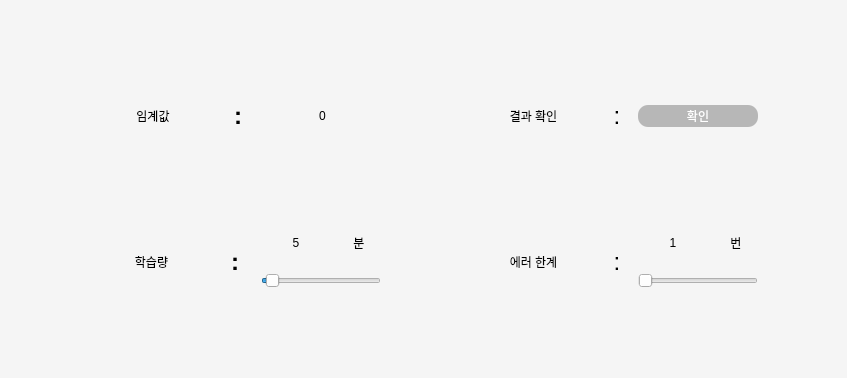
      <widget class="QWidget" name="setting_tab">
       <property name="styleSheet">
        <string notr="true">background-color: rgb(245, 245, 245);</string>
       </property>
       <attribute name="title">
        <string>환경설정</string>
       </attribute>
       <layout class="QGridLayout" name="gridLayout_5">
        <item row="0" column="1">
         <spacer name="verticalSpacer_9">
          <property name="orientation">
           <enum>Qt::Vertical</enum>
          </property>
          <property name="sizeType">
           <enum>QSizePolicy::Expanding</enum>
          </property>
          <property name="sizeHint" stdset="0">
           <size>
            <width>20</width>
            <height>70</height>
           </size>
          </property>
         </spacer>
        </item>
        <item row="0" column="3">
         <spacer name="verticalSpacer_16">
          <property name="orientation">
           <enum>Qt::Vertical</enum>
          </property>
          <property name="sizeType">
           <enum>QSizePolicy::Expanding</enum>
          </property>
          <property name="sizeHint" stdset="0">
           <size>
            <width>20</width>
            <height>70</height>
           </size>
          </property>
         </spacer>
        </item>
        <item row="1" column="0">
         <spacer name="horizontalSpacer_9">
          <property name="orientation">
           <enum>Qt::Horizontal</enum>
          </property>
          <property name="sizeType">
           <enum>QSizePolicy::Expanding</enum>
          </property>
          <property name="sizeHint" stdset="0">
           <size>
            <width>78</width>
            <height>20</height>
           </size>
          </property>
         </spacer>
        </item>
        <item row="1" column="1">
         <layout class="QHBoxLayout" name="horizontalLayout_3" stretch="1,1,1">
          <item>
           <widget class="QLabel" name="label">
            <property name="minimumSize">
             <size>
              <width>125</width>
              <height>70</height>
             </size>
            </property>
            <property name="layoutDirection">
             <enum>Qt::LeftToRight</enum>
            </property>
            <property name="styleSheet">
             <string notr="true">color: rgb(0, 0, 0);</string>
            </property>
            <property name="text">
             <string>임계값</string>
            </property>
            <property name="alignment">
             <set>Qt::AlignCenter</set>
            </property>
           </widget>
          </item>
          <item>
           <widget class="QLabel" name="label_2">
            <property name="sizePolicy">
             <sizepolicy hsizetype="Fixed" vsizetype="Preferred">
              <horstretch>0</horstretch>
              <verstretch>0</verstretch>
             </sizepolicy>
            </property>
            <property name="minimumSize">
             <size>
              <width>30</width>
              <height>0</height>
             </size>
            </property>
            <property name="font">
             <font>
              <pointsize>18</pointsize>
              <weight>75</weight>
              <bold>true</bold>
             </font>
            </property>
            <property name="layoutDirection">
             <enum>Qt::LeftToRight</enum>
            </property>
            <property name="styleSheet">
             <string notr="true">color: rgb(0, 0, 0);</string>
            </property>
            <property name="text">
             <string>:</string>
            </property>
            <property name="alignment">
             <set>Qt::AlignCenter</set>
            </property>
           </widget>
          </item>
          <item>
           <layout class="QVBoxLayout" name="verticalLayout_2" stretch="0">
            <property name="spacing">
             <number>2</number>
            </property>
            <property name="leftMargin">
             <number>5</number>
            </property>
            <property name="topMargin">
             <number>5</number>
            </property>
            <property name="rightMargin">
             <number>5</number>
            </property>
            <property name="bottomMargin">
             <number>5</number>
            </property>
            <item>
             <widget class="QLabel" name="setting_threshold_tot_label">
              <property name="sizePolicy">
               <sizepolicy hsizetype="Preferred" vsizetype="Preferred">
                <horstretch>0</horstretch>
                <verstretch>0</verstretch>
               </sizepolicy>
              </property>
              <property name="minimumSize">
               <size>
                <width>70</width>
                <height>20</height>
               </size>
              </property>
              <property name="styleSheet">
               <string notr="true">color: rgb(0, 0, 0);</string>
              </property>
              <property name="text">
               <string>0</string>
              </property>
              <property name="alignment">
               <set>Qt::AlignCenter</set>
              </property>
             </widget>
            </item>
           </layout>
          </item>
         </layout>
        </item>
        <item row="1" column="2">
         <spacer name="horizontalSpacer_11">
          <property name="orientation">
           <enum>Qt::Horizontal</enum>
          </property>
          <property name="sizeType">
           <enum>QSizePolicy::Expanding</enum>
          </property>
          <property name="sizeHint" stdset="0">
           <size>
            <width>79</width>
            <height>20</height>
           </size>
          </property>
         </spacer>
        </item>
        <item row="1" column="3">
         <layout class="QHBoxLayout" name="horizontalLayout_4" stretch="0,0,0">
          <item>
           <widget class="QLabel" name="label_3">
            <property name="minimumSize">
             <size>
              <width>125</width>
              <height>70</height>
             </size>
            </property>
            <property name="layoutDirection">
             <enum>Qt::LeftToRight</enum>
            </property>
            <property name="styleSheet">
             <string notr="true">color: rgb(0, 0, 0);</string>
            </property>
            <property name="text">
             <string>결과 확인</string>
            </property>
            <property name="alignment">
             <set>Qt::AlignCenter</set>
            </property>
           </widget>
          </item>
          <item>
           <widget class="QLabel" name="label_6">
            <property name="sizePolicy">
             <sizepolicy hsizetype="Fixed" vsizetype="Preferred">
              <horstretch>0</horstretch>
              <verstretch>0</verstretch>
             </sizepolicy>
            </property>
            <property name="minimumSize">
             <size>
              <width>30</width>
              <height>0</height>
             </size>
            </property>
            <property name="font">
             <font>
              <pointsize>18</pointsize>
             </font>
            </property>
            <property name="styleSheet">
             <string notr="true">color: rgb(0, 0, 0);</string>
            </property>
            <property name="text">
             <string>:</string>
            </property>
            <property name="alignment">
             <set>Qt::AlignCenter</set>
            </property>
           </widget>
          </item>
          <item>
           <layout class="QVBoxLayout" name="verticalLayout_5">
            <item>
             <spacer name="verticalSpacer">
              <property name="orientation">
               <enum>Qt::Vertical</enum>
              </property>
              <property name="sizeType">
               <enum>QSizePolicy::Minimum</enum>
              </property>
              <property name="sizeHint" stdset="0">
               <size>
                <width>20</width>
                <height>10</height>
               </size>
              </property>
             </spacer>
            </item>
            <item>
             <widget class="QPushButton" name="setting_result_button">
              <property name="sizePolicy">
               <sizepolicy hsizetype="Preferred" vsizetype="Fixed">
                <horstretch>0</horstretch>
                <verstretch>0</verstretch>
               </sizepolicy>
              </property>
              <property name="minimumSize">
               <size>
                <width>0</width>
                <height>22</height>
               </size>
              </property>
              <property name="styleSheet">
               <string notr="true">QPushButton {
	background-color: rgb(183, 183, 183);
	color: rgb(255, 255, 255);
	border-radius: 10px;
}
QPushButton:pressed {
	background-color: rgb(5, 172, 230);
	color: rgb(255, 255, 255);
	border-radius: 10px;
}</string>
              </property>
              <property name="text">
               <string>확인</string>
              </property>
             </widget>
            </item>
            <item>
             <spacer name="verticalSpacer_17">
              <property name="orientation">
               <enum>Qt::Vertical</enum>
              </property>
              <property name="sizeType">
               <enum>QSizePolicy::Minimum</enum>
              </property>
              <property name="sizeHint" stdset="0">
               <size>
                <width>20</width>
                <height>10</height>
               </size>
              </property>
             </spacer>
            </item>
           </layout>
          </item>
         </layout>
        </item>
        <item row="1" column="4">
         <spacer name="horizontalSpacer_10">
          <property name="orientation">
           <enum>Qt::Horizontal</enum>
          </property>
          <property name="sizeType">
           <enum>QSizePolicy::Expanding</enum>
          </property>
          <property name="sizeHint" stdset="0">
           <size>
            <width>78</width>
            <height>20</height>
           </size>
          </property>
         </spacer>
        </item>
        <item row="2" column="1">
         <spacer name="verticalSpacer_8">
          <property name="orientation">
           <enum>Qt::Vertical</enum>
          </property>
          <property name="sizeType">
           <enum>QSizePolicy::Expanding</enum>
          </property>
          <property name="sizeHint" stdset="0">
           <size>
            <width>20</width>
            <height>70</height>
           </size>
          </property>
         </spacer>
        </item>
        <item row="2" column="3">
         <spacer name="verticalSpacer_15">
          <property name="orientation">
           <enum>Qt::Vertical</enum>
          </property>
          <property name="sizeType">
           <enum>QSizePolicy::Expanding</enum>
          </property>
          <property name="sizeHint" stdset="0">
           <size>
            <width>20</width>
            <height>70</height>
           </size>
          </property>
         </spacer>
        </item>
        <item row="3" column="0">
         <spacer name="horizontalSpacer_13">
          <property name="orientation">
           <enum>Qt::Horizontal</enum>
          </property>
          <property name="sizeType">
           <enum>QSizePolicy::Expanding</enum>
          </property>
          <property name="sizeHint" stdset="0">
           <size>
            <width>78</width>
            <height>20</height>
           </size>
          </property>
         </spacer>
        </item>
        <item row="3" column="1">
         <layout class="QHBoxLayout" name="horizontalLayout_5" stretch="1,1,0">
          <item>
           <widget class="QLabel" name="label_4">
            <property name="sizePolicy">
             <sizepolicy hsizetype="Preferred" vsizetype="Preferred">
              <horstretch>0</horstretch>
              <verstretch>0</verstretch>
             </sizepolicy>
            </property>
            <property name="minimumSize">
             <size>
              <width>125</width>
              <height>70</height>
             </size>
            </property>
            <property name="layoutDirection">
             <enum>Qt::LeftToRight</enum>
            </property>
            <property name="styleSheet">
             <string notr="true">color: rgb(0, 0, 0);</string>
            </property>
            <property name="text">
             <string>학습량</string>
            </property>
            <property name="alignment">
             <set>Qt::AlignCenter</set>
            </property>
           </widget>
          </item>
          <item>
           <widget class="QLabel" name="label_5">
            <property name="sizePolicy">
             <sizepolicy hsizetype="Fixed" vsizetype="Preferred">
              <horstretch>0</horstretch>
              <verstretch>0</verstretch>
             </sizepolicy>
            </property>
            <property name="minimumSize">
             <size>
              <width>30</width>
              <height>0</height>
             </size>
            </property>
            <property name="font">
             <font>
              <pointsize>18</pointsize>
              <weight>75</weight>
              <bold>true</bold>
             </font>
            </property>
            <property name="layoutDirection">
             <enum>Qt::LeftToRight</enum>
            </property>
            <property name="styleSheet">
             <string notr="true">color: rgb(0, 0, 0);</string>
            </property>
            <property name="text">
             <string>:</string>
            </property>
            <property name="alignment">
             <set>Qt::AlignCenter</set>
            </property>
           </widget>
          </item>
          <item>
           <layout class="QVBoxLayout" name="verticalLayout">
            <property name="leftMargin">
             <number>5</number>
            </property>
            <property name="rightMargin">
             <number>5</number>
            </property>
            <item>
             <layout class="QHBoxLayout" name="horizontalLayout_8">
              <item>
               <widget class="QLabel" name="setting_train_label">
                <property name="minimumSize">
                 <size>
                  <width>70</width>
                  <height>20</height>
                 </size>
                </property>
                <property name="styleSheet">
                 <string notr="true">color: rgb(0, 0, 0);</string>
                </property>
                <property name="text">
                 <string>5</string>
                </property>
                <property name="alignment">
                 <set>Qt::AlignCenter</set>
                </property>
               </widget>
              </item>
              <item>
               <widget class="QLabel" name="label_14">
                <property name="minimumSize">
                 <size>
                  <width>40</width>
                  <height>20</height>
                 </size>
                </property>
                <property name="text">
                 <string>분</string>
                </property>
                <property name="alignment">
                 <set>Qt::AlignCenter</set>
                </property>
               </widget>
              </item>
             </layout>
            </item>
            <item>
             <widget class="QSlider" name="setting_train_slider">
              <property name="sizePolicy">
               <sizepolicy hsizetype="Preferred" vsizetype="Preferred">
                <horstretch>0</horstretch>
                <verstretch>0</verstretch>
               </sizepolicy>
              </property>
              <property name="minimumSize">
               <size>
                <width>120</width>
                <height>30</height>
               </size>
              </property>
              <property name="minimum">
               <number>1</number>
              </property>
              <property name="maximum">
               <number>120</number>
              </property>
              <property name="singleStep">
               <number>5</number>
              </property>
              <property name="value">
               <number>5</number>
              </property>
              <property name="orientation">
               <enum>Qt::Horizontal</enum>
              </property>
             </widget>
            </item>
           </layout>
          </item>
         </layout>
        </item>
        <item row="3" column="2">
         <spacer name="horizontalSpacer_12">
          <property name="orientation">
           <enum>Qt::Horizontal</enum>
          </property>
          <property name="sizeType">
           <enum>QSizePolicy::Expanding</enum>
          </property>
          <property name="sizeHint" stdset="0">
           <size>
            <width>79</width>
            <height>20</height>
           </size>
          </property>
         </spacer>
        </item>
        <item row="3" column="4">
         <spacer name="horizontalSpacer_14">
          <property name="orientation">
           <enum>Qt::Horizontal</enum>
          </property>
          <property name="sizeType">
           <enum>QSizePolicy::Expanding</enum>
          </property>
          <property name="sizeHint" stdset="0">
           <size>
            <width>78</width>
            <height>20</height>
           </size>
          </property>
         </spacer>
        </item>
        <item row="4" column="1">
         <spacer name="verticalSpacer_10">
          <property name="orientation">
           <enum>Qt::Vertical</enum>
          </property>
          <property name="sizeType">
           <enum>QSizePolicy::Expanding</enum>
          </property>
          <property name="sizeHint" stdset="0">
           <size>
            <width>20</width>
            <height>70</height>
           </size>
          </property>
         </spacer>
        </item>
        <item row="4" column="3">
         <spacer name="verticalSpacer_14">
          <property name="orientation">
           <enum>Qt::Vertical</enum>
          </property>
          <property name="sizeType">
           <enum>QSizePolicy::Expanding</enum>
          </property>
          <property name="sizeHint" stdset="0">
           <size>
            <width>20</width>
            <height>40</height>
           </size>
          </property>
         </spacer>
        </item>
        <item row="3" column="3">
         <layout class="QHBoxLayout" name="horizontalLayout_6">
          <item>
           <widget class="QLabel" name="label_7">
            <property name="minimumSize">
             <size>
              <width>125</width>
              <height>70</height>
             </size>
            </property>
            <property name="styleSheet">
             <string notr="true">color: rgb(0, 0, 0);</string>
            </property>
            <property name="text">
             <string>에러 한계</string>
            </property>
            <property name="alignment">
             <set>Qt::AlignCenter</set>
            </property>
           </widget>
          </item>
          <item>
           <widget class="QLabel" name="label_8">
            <property name="sizePolicy">
             <sizepolicy hsizetype="Fixed" vsizetype="Preferred">
              <horstretch>0</horstretch>
              <verstretch>0</verstretch>
             </sizepolicy>
            </property>
            <property name="minimumSize">
             <size>
              <width>30</width>
              <height>0</height>
             </size>
            </property>
            <property name="font">
             <font>
              <pointsize>18</pointsize>
             </font>
            </property>
            <property name="styleSheet">
             <string notr="true">color: rgb(0, 0, 0);</string>
            </property>
            <property name="text">
             <string>:</string>
            </property>
            <property name="alignment">
             <set>Qt::AlignCenter</set>
            </property>
           </widget>
          </item>
          <item>
           <layout class="QVBoxLayout" name="verticalLayout_4">
            <item>
             <layout class="QHBoxLayout" name="horizontalLayout_7">
              <item>
               <widget class="QLabel" name="setting_patience_label">
                <property name="minimumSize">
                 <size>
                  <width>70</width>
                  <height>20</height>
                 </size>
                </property>
                <property name="styleSheet">
                 <string notr="true">color: rgb(0, 0, 0);</string>
                </property>
                <property name="text">
                 <string>1</string>
                </property>
                <property name="alignment">
                 <set>Qt::AlignCenter</set>
                </property>
               </widget>
              </item>
              <item>
               <widget class="QLabel" name="label_15">
                <property name="minimumSize">
                 <size>
                  <width>40</width>
                  <height>20</height>
                 </size>
                </property>
                <property name="styleSheet">
                 <string notr="true">color: rgb(0, 0, 0);</string>
                </property>
                <property name="text">
                 <string>번</string>
                </property>
                <property name="alignment">
                 <set>Qt::AlignCenter</set>
                </property>
               </widget>
              </item>
             </layout>
            </item>
            <item>
             <widget class="QSlider" name="setting_patience_slider">
              <property name="sizePolicy">
               <sizepolicy hsizetype="Preferred" vsizetype="Preferred">
                <horstretch>0</horstretch>
                <verstretch>0</verstretch>
               </sizepolicy>
              </property>
              <property name="minimumSize">
               <size>
                <width>120</width>
                <height>30</height>
               </size>
              </property>
              <property name="minimum">
               <number>1</number>
              </property>
              <property name="maximum">
               <number>15</number>
              </property>
              <property name="orientation">
               <enum>Qt::Horizontal</enum>
              </property>
             </widget>
            </item>
           </layout>
          </item>
         </layout>
        </item>
       </layout>
      </widget>
